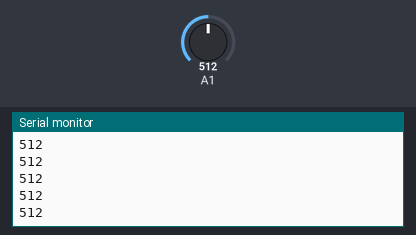
This sketch was run on a simulated Arduino Uno, built with avr-gcc and run on an emulated ATmega328P. Shown: the last lines printed to the serial monitor. The inputs (shaded band) are chosen by the test bench; at power-on: A1 = 512.

Above: at 1.2 s.
1.3 s: A1 set to 716
At 2.4 s:
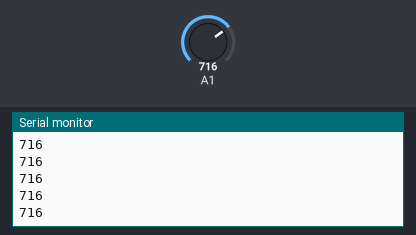
2.8 s: A1 set to 900
At 3.4 s:
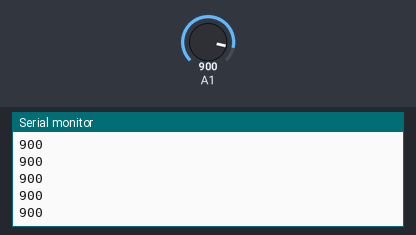
Timing chart, 0 to 5.8 s (numbered marks = the images above; inputs shaded):
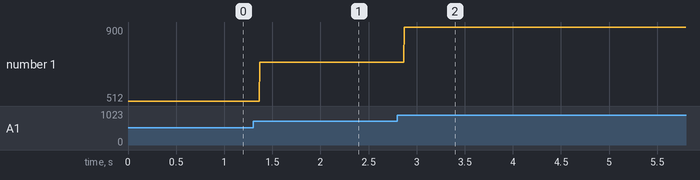

Measured:
- after the input at 1.3 s, the serial monitor: prints a new line after 0.07 s (image 1)
- after the input at 2.8 s, the serial monitor: prints a new line after 0.07 s (image 2)
- plotted number 1: 512 → 716 after the input at 1.3 s, 716 → 900 after the input at 2.8 s

The sketch:

JoyStick.ino
```cpp
int val;
void setup() {
  // put your setup code here, to run once:
  Serial.begin(9600);
}

void loop() {
  // put your main code here, to run repeatedly:
  //Serial.print("S-Y: ");
  val = analogRead(1);
  Serial.println(val);
}
```
